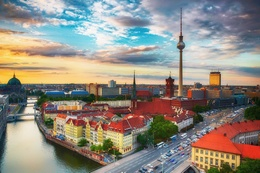
%> input picture Computer Assigments/CA2/img.jpg, 260 x 173 px, shrunk from 1606 x 1067 before the run
$ octave DSP_CA2_Mesforush_Q1.m   (GNU Octave 9; MATLAB toolbox functions it lacks are replaced by stand-ins)
%> lines starting %> are read from the running program, lines starting %| are printed output that depends on the picture
%In this part we observe the effect of different filters on our photo.
Pic = imread('img.jpg');
%> Pic is the input picture: size 173x260x3 uint8; mean R, G, B 144.2, 138.2, 128.3
%The original picture
%figure()
%imshow(Pic)
%Applying the Gaussian filter
figure();
H1= fspecial('gaussian',[3 3],0.5);
PicGaussian= imfilter(Pic,H1,'replicate');
imshow(PicGaussian);
title('Gaussian filter applied');
%Applying the Sobel filter
%figure();
H2= fspecial('sobel');
PicSobel= imfilter(Pic,H2,'replicate');
imshow(PicSobel);
title('Sobel filter applied');
%Applying the Disk filter
figure();
H3= fspecial('disk',5);
PicDisk= imfilter(Pic,H3,'replicate');
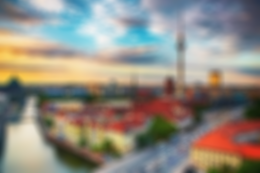
%> PicDisk: size 173x260x3 uint8; mean R, G, B 144.2, 138.2, 128.3; mean of the top-left, top-right, bottom-left and bottom-right quarters 180.2, 158.3, 117.8, 92
imshow(PicDisk);
title('Disk filter applied');
%Applying the Unsharp filter
figure();
H4= fspecial('unsharp',0.2);
PicUnsharp= imfilter(Pic,H4,'replicate');
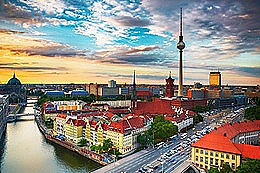
%> PicUnsharp: size 173x260x3 uint8; mean R, G, B 143.1, 138, 128.9
imshow(PicUnsharp);
title('Unsharp filter applied');
%Applying the Average filter
figure();
H5= fspecial('average',[3 3]);
PicAverage= imfilter(Pic,H5,'replicate');
imshow(PicAverage);
title('Average filter applied');
%Applying the Laplacian filter
figure();
H6= fspecial('laplacian',1);
PicLaplacian= imfilter(Pic,H6,'replicate');
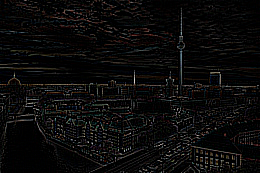
%> PicLaplacian: size 173x260x3 uint8; mean R, G, B 11.2, 10.5, 10.2
imshow(PicLaplacian);
title('Laplacian filter applied');

%Here we go for the plots.
%Applying the Gaussian filter
PicGaussianGray= rgb2gray(PicGaussian);
PicGaussianGrayF= fftshift(fft2(PicGaussianGray));
x=length(PicGaussianGrayF);
%> x = 260
f=linspace(-x/2,x/2,x);
%> f = 260 values from -130 to 130
figure();
plot(f,abs(PicGaussianGrayF));
title('Magnitude of frequency response for Gaussian filter');
%> figure, not shown here; curve peaks at x = 4.52, y = 3917.4; curve peaks at x = -4.52, y = 3957.5; curve peaks at x = -2.51, y = 3509.3; curve peaks at x = -4.52, y = 3622.5

%Applying the Sobel filter

PicSobelGray= rgb2gray(PicSobel);
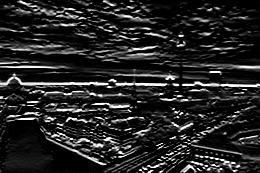
%> PicSobelGray: size 173x260 uint8; min 0, max 255, mean 37.2
PicSobelGrayF= fftshift(fft2(PicSobelGray));
x=length(PicSobelGrayF);
f=linspace(-x/2,x/2,x);
figure();
plot(f,abs(PicSobelGrayF));
title('Magnitude of frequency response of Sobel filter');
%> figure, not shown here; curve peaks at x = -0.502, y = 19063.2; curve peaks at x = -0.502, y = 22216.3; curve peaks at x = -0.502, y = 18352.1; curve peaks at x = 19.58, y = 16415.7


%Applying the Disk filter

PicDiskGray= rgb2gray(PicDisk);
PicDiskGrayF= fftshift(fft2(PicDiskGray));
x=length(PicDiskGrayF);
f=linspace(-x/2,x/2,x);
figure();
plot(f,abs(PicDiskGrayF));
title('Magnitude of frequency response for Disk filter');
%> figure, not shown here; curve peaks at x = 0.502, y = 2274.3; curve peaks at x = 0.502, y = 2316.9; curve peaks at x = 0.502, y = 2243.7; curve peaks at x = 0.502, y = 2253.3

%Applying the Unsharp filter

PicUnsharpGray= rgb2gray(PicUnsharp);
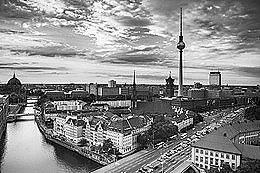
%> PicUnsharpGray: size 173x260 uint8; min 0, max 255, mean 138.5
PicUnsharpGrayF= fftshift(fft2(PicUnsharpGray));
x=length(PicUnsharpGrayF);
f=linspace(-x/2,x/2,x);
figure();
plot(f,abs(PicUnsharpGrayF));
title('Magnitude of frequency response for Unsharp filter');
%> figure, not shown here; curve peaks at x = 4.52, y = 21851; curve peaks at x = -0.502, y = 25296; curve peaks at x = -2.51, y = 19553.7; curve peaks at x = -4.52, y = 23401.4


%Applying the Average filter

PicAverageGray= rgb2gray(PicAverage);
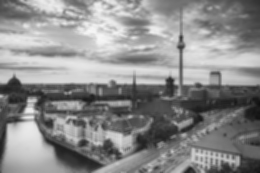
%> PicAverageGray: size 173x260 uint8; min 15, max 247, mean 138.9
PicAverageGrayF= fftshift(fft2(PicAverageGray));
x=length(PicAverageGrayF);
f=linspace(-x/2,x/2,x);
figure();
plot(f,abs(PicAverageGrayF));
title('Magnitude of frequency response for Average filter');
%> figure, not shown here; curve peaks at x = -2.51, y = 2858.2; curve peaks at x = 5.52, y = 2471.9; curve peaks at x = 0.502, y = 2589.6; curve peaks at x = 0.502, y = 2953.4


%Applying the Laplacian filter

PicLaplacianGray= rgb2gray(PicLaplacian);
PicLaplacianGrayF= fftshift(fft2(PicLaplacianGray));
x=length(PicLaplacianGrayF);
f=linspace(-x/2,x/2,x);
figure();
plot(f,abs(PicLaplacianGrayF));
title('Magnitude of frequency response of Laplacian filter');
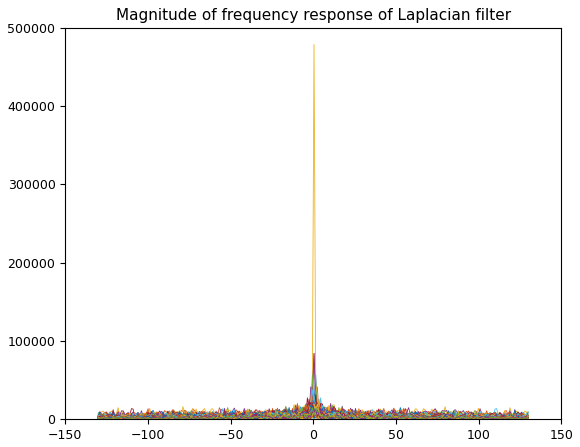
%> figure redrawn from the program's plot data; curve peaks at x = 1.51, y = 14047.2; curve peaks at x = -0.502, y = 12325.9; curve peaks at x = -2.51, y = 10378.7; curve peaks at x = -5.52, y = 10988.5
